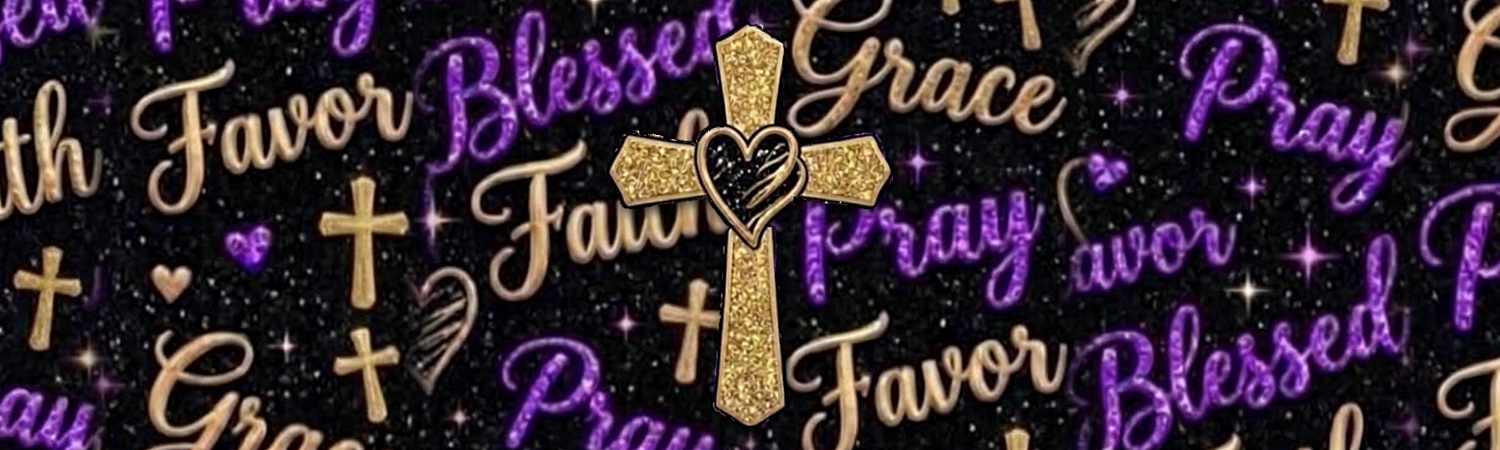
#> input picture assets/products/faith-words-cross-purple/faith-words-cross-pen-wrap-SMALL-CROSS-5x1.5in-1500x450.png, 1500 x 450 px
$ python pen_small_cross.py ../../assets/products/faith-words-cross-purple/faith-words-cross-pen-wrap-SMALL-CROSS-5x1.5in-1500x450.png ../../assets/products/faith-words-cross-purple/faith-words-cross-pen-wrap-SMALL-CROSS-5x1.5in-1500x450.png
#> lines starting #> are read from the running program, lines starting #| are printed output that depends on the picture
"""Pen wrap 5x1.5in with the WHOLE cross shrunk to fit, words pattern around it.
Usage: python3 designs/faith-words-cross-set/pen_small_cross.py <clean_up.png> <cross_mask.png>
"""
import sys, cv2, numpy as np
from PIL import Image
SRC, MASK = sys.argv[1], sys.argv[2]
OUT = 'assets/products/faith-words-cross-purple/faith-words-cross-pen-wrap-SMALL-CROSS-5x1.5in-1500x450.png'
PW, PH = 1500, 450
img = cv2.imread(SRC); H, W = img.shape[:2]                 # 3x upscale of the 1104x975 clean design
#> further down, img is the input picture: shape (450, 1500, 3); mean B, G, R 51.6, 40.2, 56.4
#> after `H, W = img.shape[:2]`: H = 450; W = 1500
k = W / 1104.0
#> k = 1.36
# cross mask (same scaling used when the cross was enlarged)
m = cv2.imread(MASK, 0); x, y, bw, bh = cv2.boundingRect(m)
#> after `m = cv2.imread(MASK, 0)`:
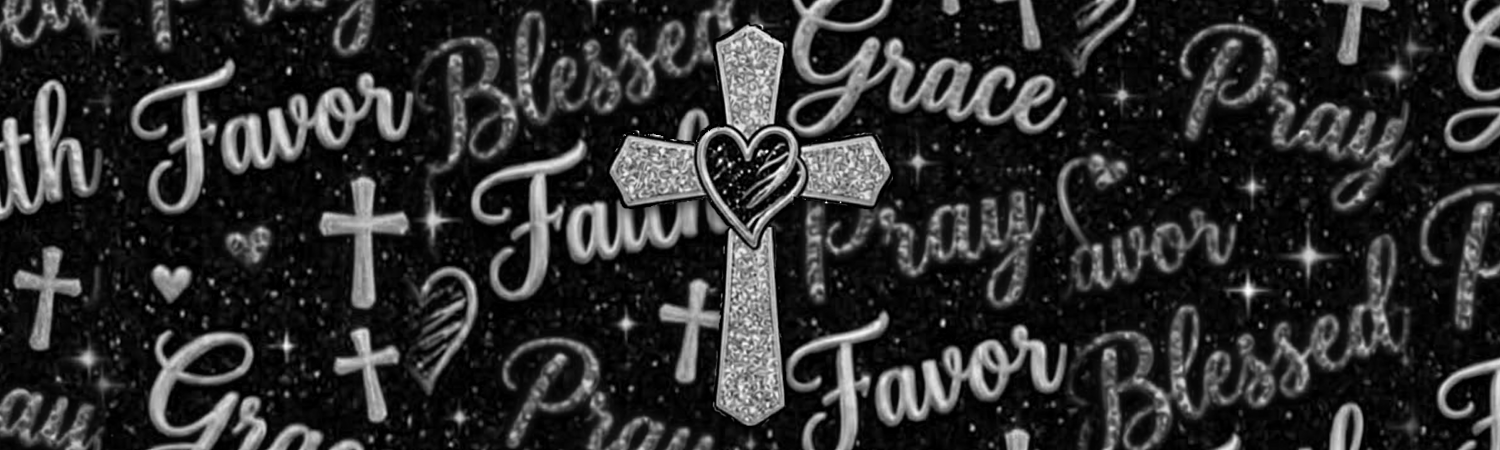
#> m: shape (450, 1500); min 0, max 255, mean 45.9
#> after `x, y, bw, bh = cv2.boundingRect(m)`: x = 0; y = 0; bw = 1500; bh = 450
nw, nh = int(bw*1.3), int(bh*1.3)
#> nw = 1950; nh = 585
M = np.zeros(m.shape, np.uint8)
#> (the run stopped early here; a loop or call above may not have finished)

$ run again, with assets/products/faith-words-cross-purple/faith-words-cross-pen-wrap-5x1.5in-1500x450.png copied over assets/products/faith-words-cross-purple/faith-words-cross-pen-wrap-SMALL-CROSS-5x1.5in-1500x450.png
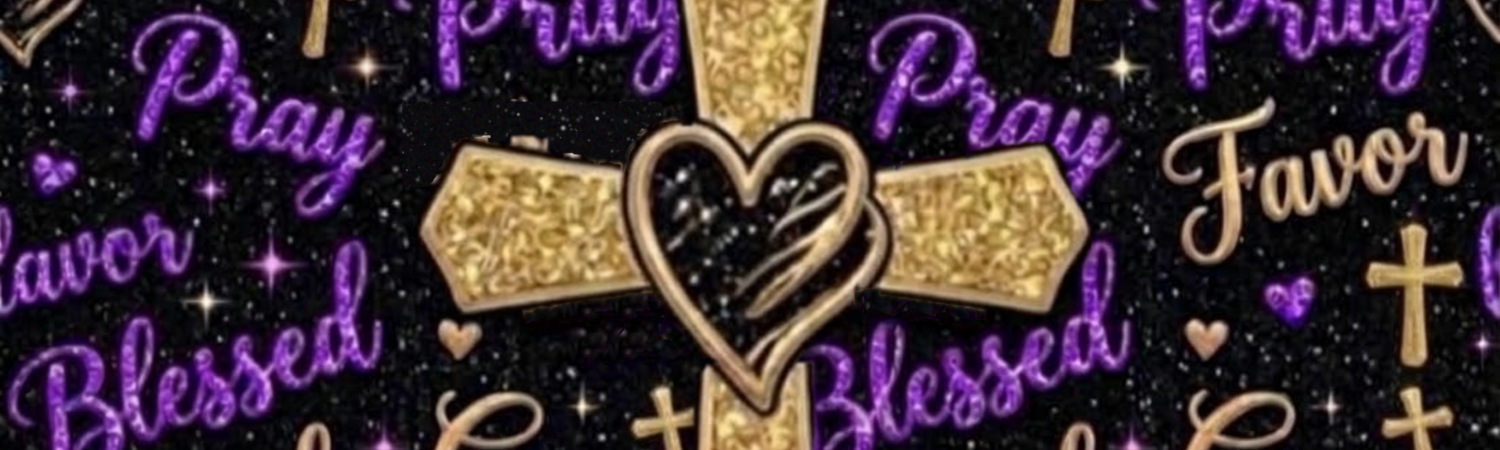
#> input picture assets/products/faith-words-cross-purple/faith-words-cross-pen-wrap-5x1.5in-1500x450.png, 1500 x 450 px
#> img is the input picture: shape (450, 1500, 3); mean B, G, R 56.1, 47, 65.1
#> `m = cv2.imread(MASK, 0)`:
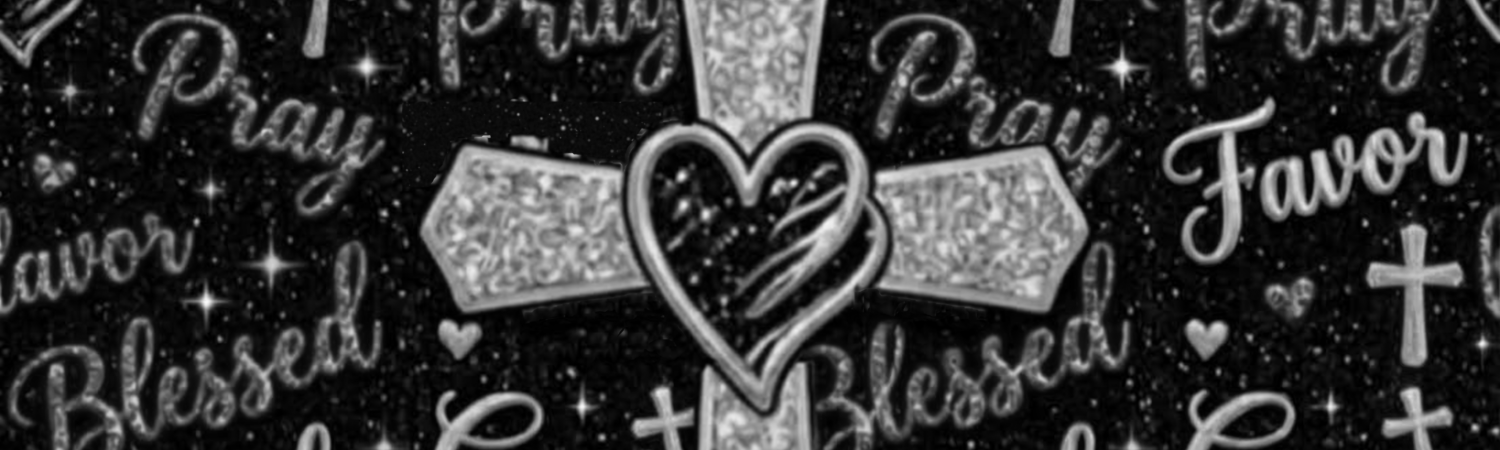
#> m: shape (450, 1500); min 0, max 249, mean 52.9
#> x = 0; bw = 1500; bh = 450
#> nw = 1950; nh = 585

$ run again, with assets/products/faith-words-cross-purple/faith-words-cross-pen-wrap-STICKER-SHEET-8.5x11-10up.png copied over assets/products/faith-words-cross-purple/faith-words-cross-pen-wrap-SMALL-CROSS-5x1.5in-1500x450.png
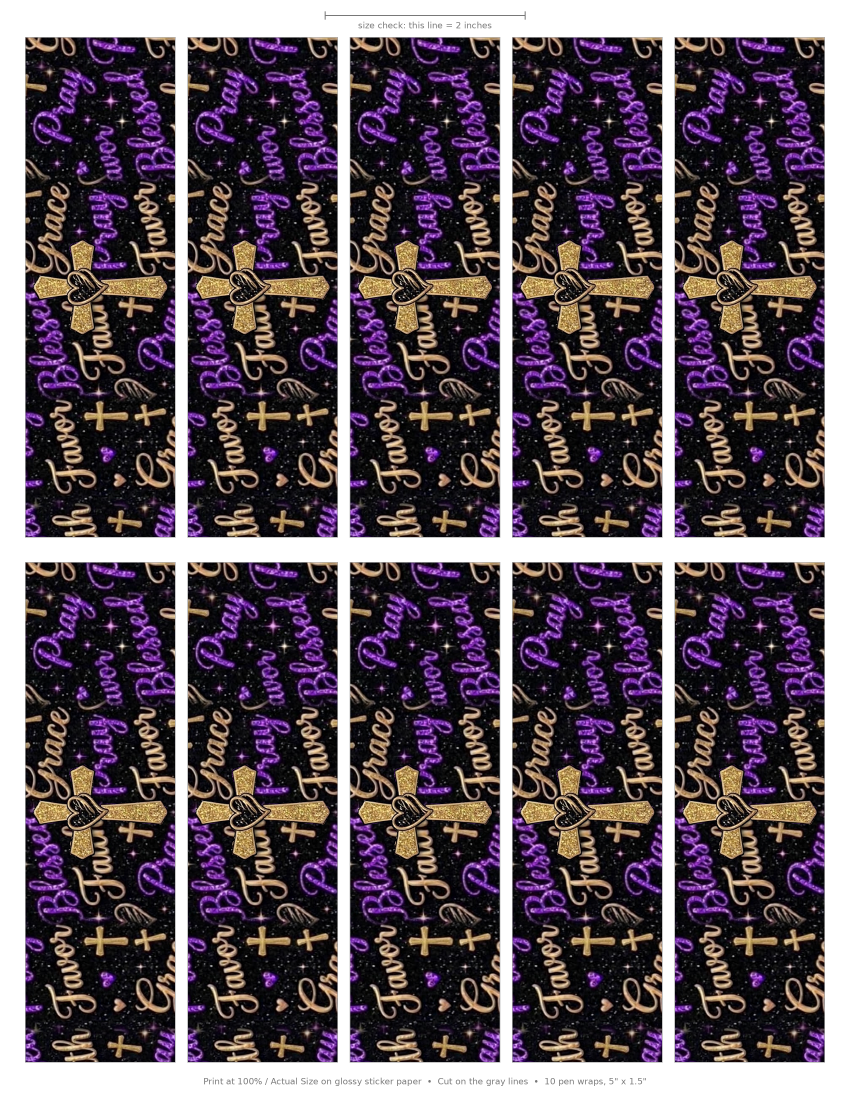
#> input picture assets/products/faith-words-cross-purple/faith-words-cross-pen-wrap-STICKER-SHEET-8.5x11-10up.png, 2550 x 3300 px (shown at 1/3 size)
#> img is the input picture: shape (3300, 2550, 3); mean B, G, R 91.9, 82.8, 95.7
#> `m = cv2.imread(MASK, 0)`:
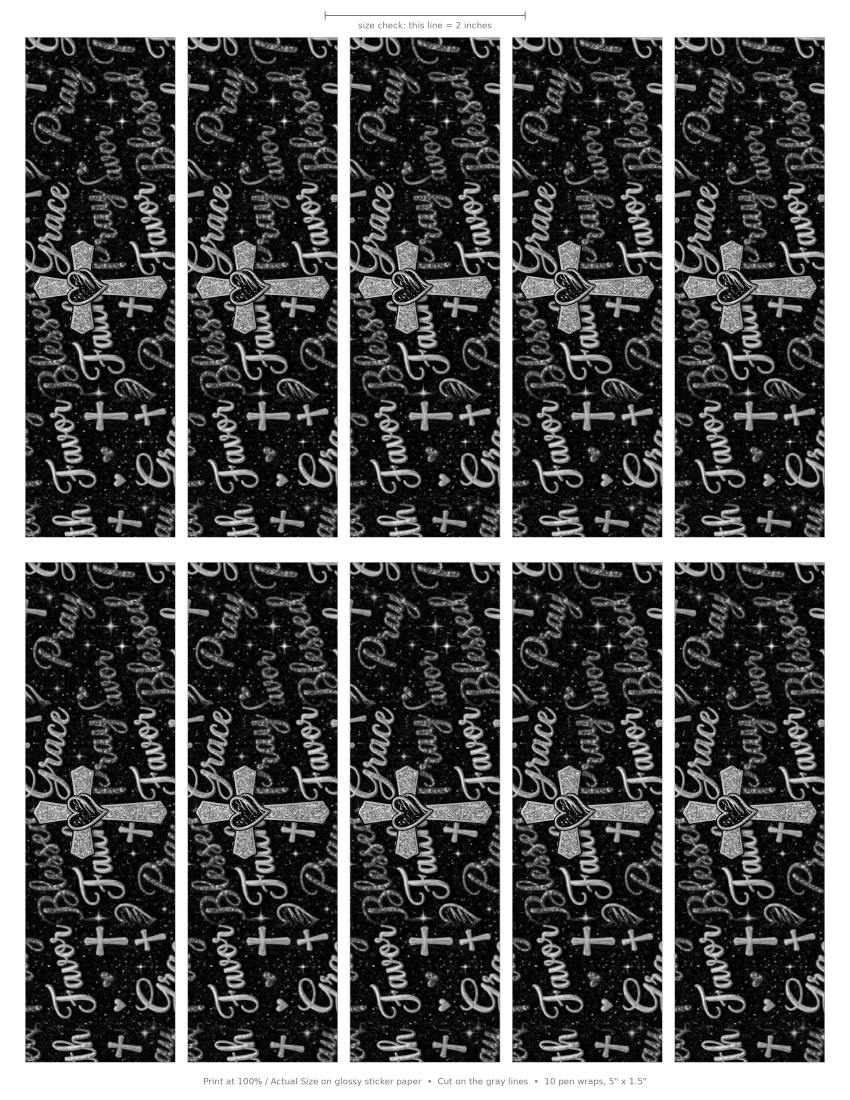
#> m: shape (3300, 2550) (shown at 1/3 size); min 0, max 255, mean 87.3
#> x = 0; bw = 2550; bh = 3300
#> nw = 3315; nh = 4290
